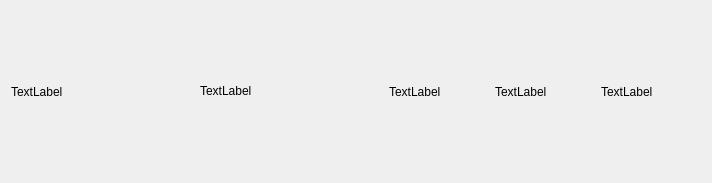
<?xml version="1.0" encoding="UTF-8"?>
<ui version="4.0">
 <class>Form</class>
 <widget class="QWidget" name="Form">
  <property name="geometry">
   <rect>
    <x>0</x>
    <y>0</y>
    <width>712</width>
    <height>183</height>
   </rect>
  </property>
  <property name="windowTitle">
   <string>Form</string>
  </property>
  <layout class="QHBoxLayout" name="horizontalLayout_2">
   <item>
    <layout class="QHBoxLayout" name="horizontalLayout">
     <item>
      <widget class="QLabel" name="label_image">
       <property name="maximumSize">
        <size>
         <width>300</width>
         <height>200</height>
        </size>
       </property>
       <property name="text">
        <string>TextLabel</string>
       </property>
      </widget>
     </item>
     <item>
      <widget class="QLabel" name="label_name">
       <property name="maximumSize">
        <size>
         <width>200</width>
         <height>100</height>
        </size>
       </property>
       <property name="text">
        <string>TextLabel</string>
       </property>
      </widget>
     </item>
     <item>
      <widget class="QLabel" name="description">
       <property name="maximumSize">
        <size>
         <width>100</width>
         <height>16777215</height>
        </size>
       </property>
       <property name="text">
        <string>TextLabel</string>
       </property>
      </widget>
     </item>
     <item>
      <widget class="QLabel" name="label_price">
       <property name="maximumSize">
        <size>
         <width>100</width>
         <height>16777215</height>
        </size>
       </property>
       <property name="text">
        <string>TextLabel</string>
       </property>
      </widget>
     </item>
     <item>
      <widget class="QLabel" name="label_quantity">
       <property name="maximumSize">
        <size>
         <width>100</width>
         <height>16777215</height>
        </size>
       </property>
       <property name="text">
        <string>TextLabel</string>
       </property>
      </widget>
     </item>
    </layout>
   </item>
  </layout>
 </widget>
 <resources/>
 <connections/>
</ui>
